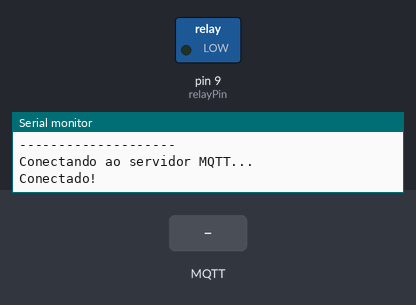
The sketch below on a simulated Arduino Uno, built for the host (arithmetic inside an expression is 32-bit, double 64-bit). Parts: switched loads named in the sketch (green lamp = pin HIGH), the last lines printed to the serial monitor. The inputs (shaded band) are chosen by the test bench. WiFi joins after 1.5 s; servers stay silent unless stated; no MQTT or app messages arrive unless stated.

Above: at 2.8 s.
2.9 s: MQTT message "ON" arrives on the first subscribed topic
At 3.4 s:
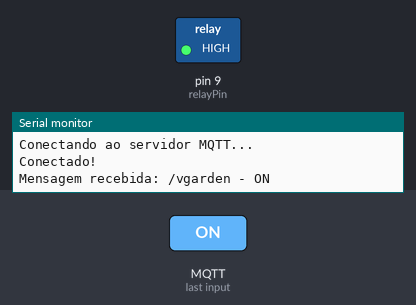
5.9 s: MQTT message "OFF" arrives on the first subscribed topic
At 7.0 s:
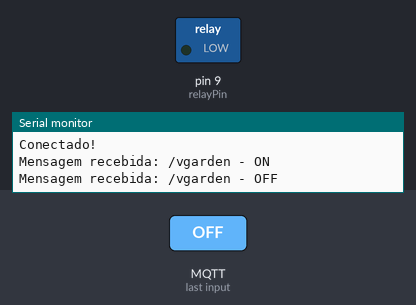
Timing chart, 0 to 8.9 s (numbered marks = the images above; inputs shaded):
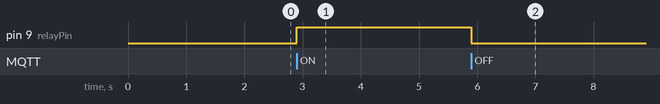

Measured:
- after the input at 2.9 s, pin 9 (relayPin): LOW → HIGH at once
- after the input at 5.9 s, pin 9 (relayPin): HIGH → LOW at once

The sketch:

client-monitor.ino
```cpp
#include <Ethernet.h>
#include <MQTT.h>

byte mac[] = {0xDE, 0xAD, 0xBE, 0xEF, 0xFE, 0xED};

EthernetClient net;
MQTTClient client;

unsigned long lastMillis = 0;
const int relayPin = 9;

void connect() {
  Serial.print("Conectando ao servidor MQTT...");
  while (!client.connect("arduino")) {
    Serial.print(".");
    delay(1000);
  }

  Serial.println("\nConectado!");

  client.subscribe("/vgarden");
}

void messageReceived(String &topic, String &payload) {
  Serial.println("Mensagem recebida: " + topic + " - " + payload);

  if (topic == "/vgarden" && payload == "ON"){
    digitalWrite(relayPin, HIGH);
  }
  if (topic == "/vgarden" && payload == "OFF"){
    digitalWrite(relayPin, LOW);
  }
}

void setup() {
  Serial.begin(9600);

  pinMode(relayPin, OUTPUT);

  if (Ethernet.begin(mac) == 0) {
    Serial.println("Falha ao obter o endereço IP via DHCP. Verifique a conexão do cabo e reinicie o Arduino.");
    while (true) {
      delay(1000);
    }
  }

  Serial.println("--------------------");
  Serial.print("Endereço IP: ");
  Serial.println(Ethernet.localIP());
  Serial.print("Gateway: ");
  Serial.println(Ethernet.gatewayIP());
  Serial.print("DNS: ");
  Serial.println(Ethernet.dnsServerIP());
  Serial.println("--------------------");

  client.begin("broker.hivemq.com", 1883, net);
  client.onMessage(messageReceived);

  connect();
}

void loop() {
  client.loop();

  if (!client.connected()) {
    connect();
  }
}
```
